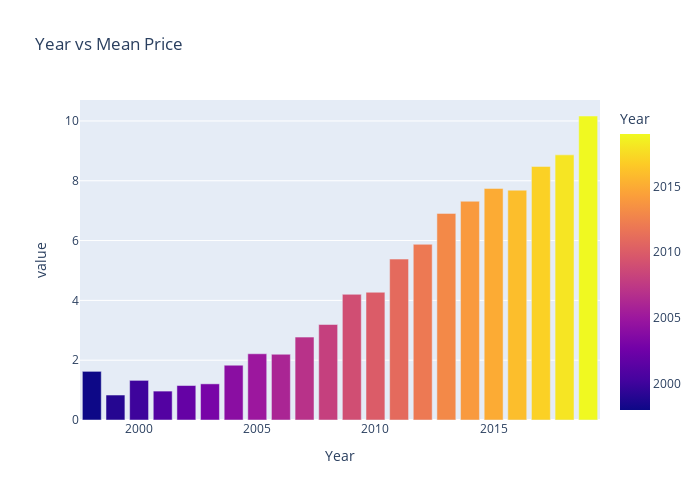

This figure's notebook cell:
### Markdown cell above
#####  1. Year vs Mean Price

### Code cell
agg = df.groupby('Year')['Price'].mean().sort_values(ascending=False)
fig = px.bar(agg, color = agg.index, width=700, height=500, title='Year vs Mean Price')
fig.show()

### Figure 1 — Plotly figure (JSON) as saved in the notebook; plotly's stock layout.template omitted (floating-point values rounded to 4 significant figures)
{"data": [{"alignmentgroup": "True", "hovertemplate": "Year=%{marker.color}<br>value=%{y}<extra></extra>", "legendgroup": "", "marker": {"color": [2019, 2018, 2017, 2015, 2016, 2014, 2013, 2012, 2011, 2010, 2009, 2008, 2007, 2005, 2006, 2004, 1998, 2000, 2003, 2002, 2001, 1999], "coloraxis": "coloraxis", "pattern": {"shape": ""}}, "name": "", "offsetgroup": "", "orientation": "v", "showlegend": false, "textposition": "auto", "type": "bar", "x": [2019, 2018, 2017, 2015, 2016, 2014, 2013, 2012, 2011, 2010, 2009, 2008, 2007, 2005, 2006, 2004, 1998, 2000, 2003, 2002, 2001, 1999], "xaxis": "x", "y": [10.17, 8.865, 8.478, 7.743, 7.685, 7.314, 6.909, 5.875, 5.381, 4.272, 4.203, 3.193, 2.772, 2.215, 2.197, 1.832, 1.627, 1.325, 1.209, 1.153, 0.9667, 0.835], "yaxis": "y"}], "layout": {"barmode": "relative", "coloraxis": {"colorbar": {"title": {"text": "Year"}}, "colorscale": [[0, "#0d0887"], [0.1111, "#46039f"], [0.2222, "#7201a8"], [0.3333, "#9c179e"], [0.4444, "#bd3786"], [0.5556, "#d8576b"], [0.6667, "#ed7953"], [0.7778, "#fb9f3a"], [0.8889, "#fdca26"], [1, "#f0f921"]]}, "height": 500, "legend": {"tracegroupgap": 0}, "title": {"text": "Year vs Mean Price"}, "width": 700, "xaxis": {"anchor": "y", "domain": [0, 1], "title": {"text": "Year"}}, "yaxis": {"anchor": "x", "domain": [0, 1], "title": {"text": "value"}}}}
